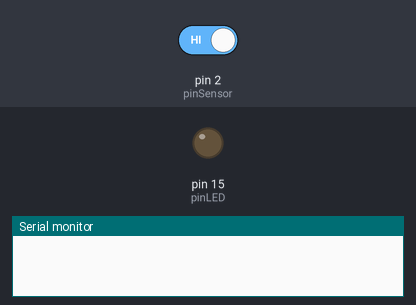
Simulated run of this sketch. Board: Arduino Uno, built with avr-gcc and run on an emulated ATmega328P. On the bench: output pins drawn as LEDs (lit = HIGH), the last lines printed to the serial monitor. The inputs (shaded band) are chosen by the test bench; at power-on: pin 2 (pinSensor) HIGH.

Above: at 1.2 s.
1.3 s: pin 2 (pinSensor) driven LOW
At 2.4 s:
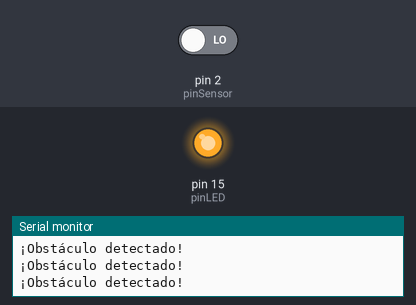
2.8 s: pin 2 (pinSensor) driven HIGH
At 3.7 s:
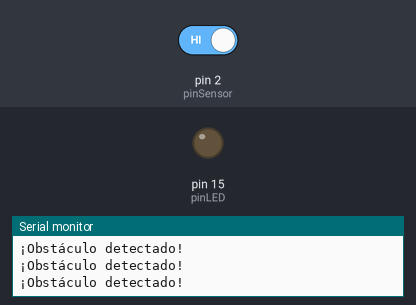
Timing chart, 0 to 5.8 s (numbered marks = the images above; inputs shaded):
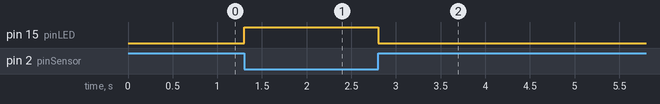

The sketch:

sketch_may9a.ino
```cpp
const int pinSensor = 2;
const int pinLED = 15;

void setup() {
  pinMode(pinSensor, INPUT);
  pinMode(pinLED, OUTPUT);
  Serial.begin(115200);

}

void loop() {
  int estadoSensor = digitalRead(pinSensor);

  if (estadoSensor == LOW) {
    digitalWrite(pinLED, HIGH);
    Serial.println("¡Obstáculo detectado!");
  }
  else {
    digitalWrite(pinLED, LOW);
  }

  delay(100);
}
```

Measured:
- after the input at 1.3 s, pin 15 (pinLED): LOW → HIGH at once
- after the input at 2.8 s, pin 15 (pinLED): HIGH → LOW at once
